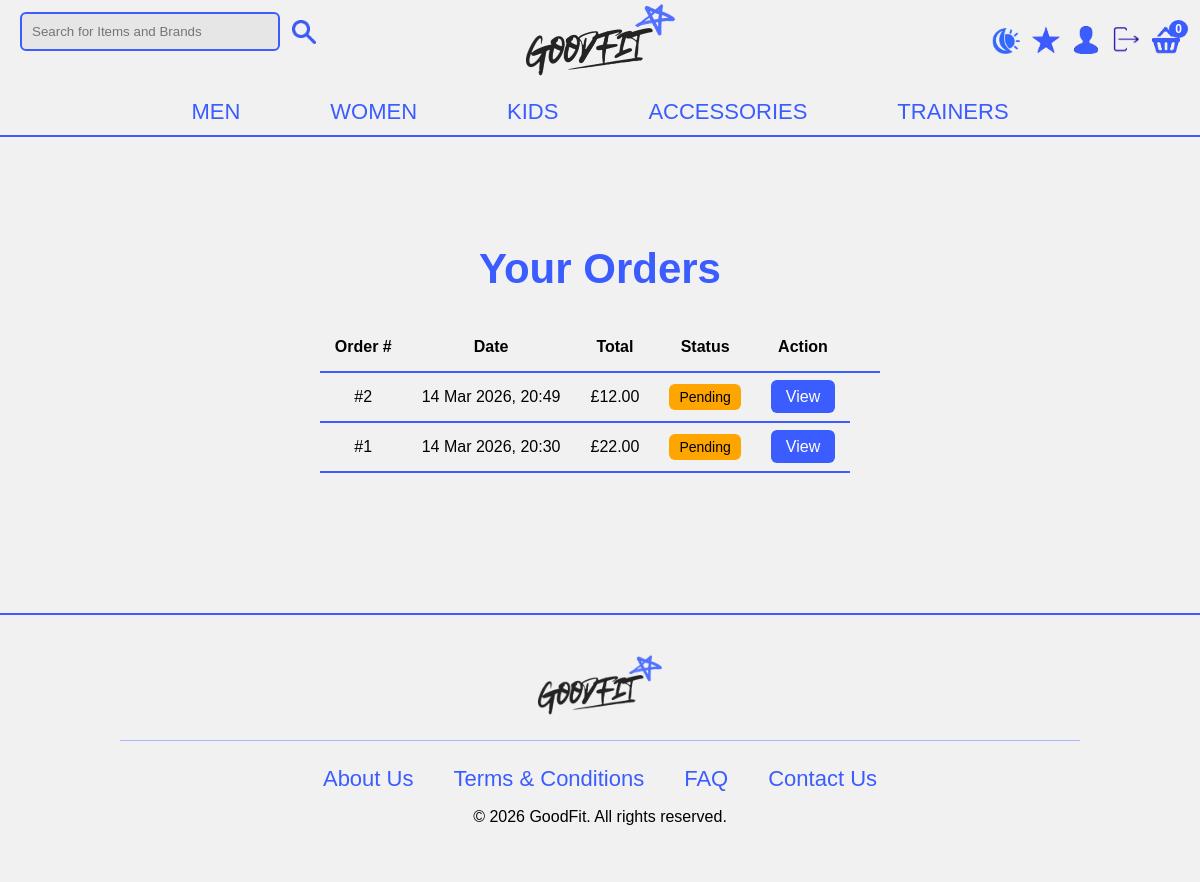
The page /orders.php (signed in) on the database as committed earlier.
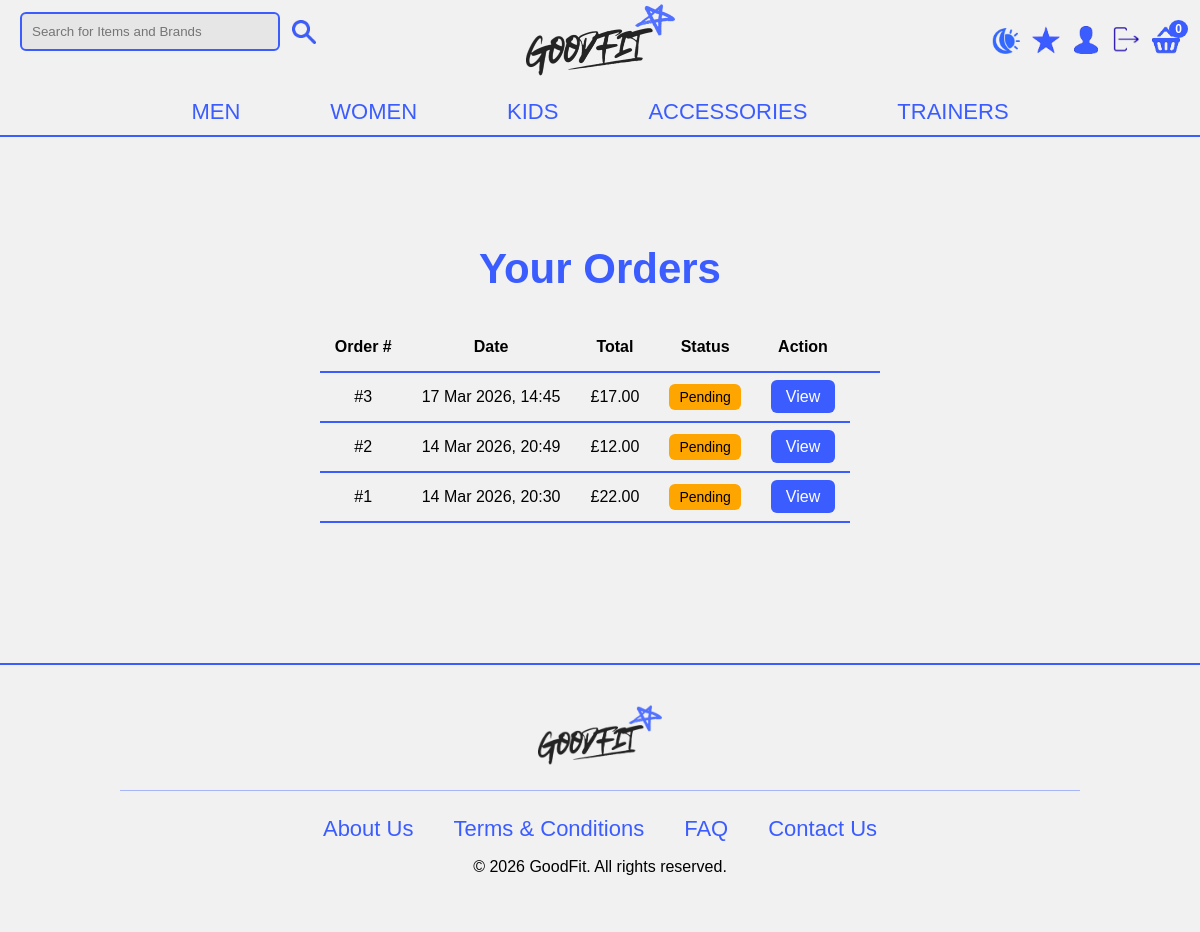
The same page on the database as committed later.
### tables this page shows
CREATE TABLE `orders` (
  `order_id` int(11) NOT NULL,
  `user_id` int(11) DEFAULT NULL,
  `order_date` timestamp NULL DEFAULT current_timestamp(),
  `total_amount` decimal(10,2) DEFAULT NULL,
  `status` enum('pending','shipped','delivered','cancelled') DEFAULT 'pending',
  `full_name` varchar(150) NOT NULL,
  `address1` varchar(255) NOT NULL,
  `address2` varchar(255) DEFAULT NULL,
  `city` varchar(100) NOT NULL,
  `postcode` varchar(20) NOT NULL,
  `phone` varchar(20) NOT NULL
);

### orders.php (the view, shortened to what this page needs)
<?php
include 'navbar.php';
include 'connectdb.php';
$user_id = $_SESSION['user_id'];
$stmt = $db->prepare("
    SELECT order_id, total_amount, order_date, status
    FROM orders
    WHERE user_id = :uid
    ORDER BY order_date DESC
");
$stmt->execute(['uid' => $user_id]);
$orders = $stmt->fetchAll();
?>
<div class="orders-container">
    <h1 class="orders-title">Your Orders</h1>
    <?php if (empty($orders)): ?>
        <p class="no-orders">You haven’t placed any orders yet.</p>
    <?php else: ?>
        <table class="orders-table">
            <tr>
                <th>Order #</th>
                <th>Date</th>
                <th>Total</th>
                <th>Status</th>
                <th>Action</th>
                <th></th>
            </tr>
            <?php foreach ($orders as $o): ?>
                <tr>
                    <td>#<?= $o['order_id'] ?></td>
                    <td><?= date("d M Y, H:i", strtotime($o['order_date'])) ?></td>
                    <td>£<?= number_format($o['total_amount'], 2) ?></td>
                    <td>  <span class="status <?= $o['status'] ?>"> <?= ucfirst($o['status']) ?> </span> </td>
                    <td>
                        <a href="order_view.php?id=<?= $o['order_id'] ?>" class="view-btn">View</a>
                    </td>
                </tr>
            <?php endforeach; ?>
        </table>
    <?php endif; ?>
</div>
<?php include 'footer.php'; ?>

Rows that differ between the two databases and show on the page:
added orders: order_id "3", order_date "17 Mar 2026, 14:45", total_amount "17.00", status "Pending"
